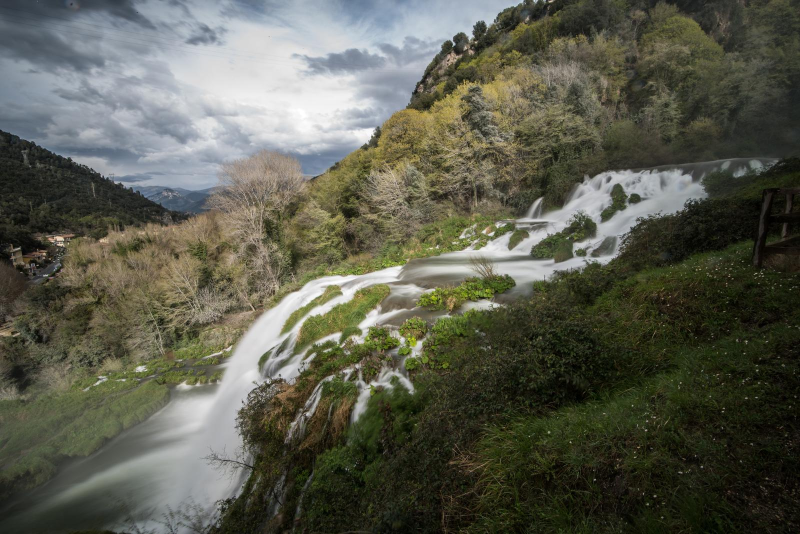
#> input picture images/foto/Cascata delle Marmore, Umbria$Marmore waterfall, Umbria.jpg, 1600 x 1068 px, given as the content of the folder ../foto_input, which was not available (shown at 1/2 size)
$ python prepare_free_pics.py
#> lines starting #> are read from the running program, lines starting #| are printed output that depends on the picture
import argparse
import os
import random
import re

from PIL import Image, UnidentifiedImageError

def read_input_photos():
	photo_list = os.listdir("../foto_input")
	random.shuffle(photo_list)
	return photo_list

def resize_photos(target_res, out_dir="foto"):
#> called with target_res = 1600, out_dir = 'foto'
	photos = []
	for file_name in read_input_photos():
		try:
			img = Image.open(os.path.join("../foto_input", file_name))
#> img is the input picture: PIL image 1600x1068 RGB; mean R, G, B 90.9, 92.1, 78.7
		except UnidentifiedImageError:
			continue

		img_width = img.size[0]
#> img_width = 1600
		img_height = img.size[1]
#> img_height = 1068

		portrait = True if img_height > img_width else False
#> portrait = False
		longest_res = img_height if portrait else img_width
#> longest_res = 1600
		resize_ratio = target_res/longest_res
#> resize_ratio = 1

		if longest_res < target_res * 1.1:
			pass

		new_width = int((float(img_width) * float(resize_ratio)))
#> new_width = 1600
		new_height = int((float(img_height) * float(resize_ratio)))
#> new_height = 1068
#> call 2 of resize_photos, with target_res = 640, out_dir = 'thumbs'
#> in resize_photos (call 2), `img = img.resize((new_width, new_height), Image.Resampling.LANCZOS)`:
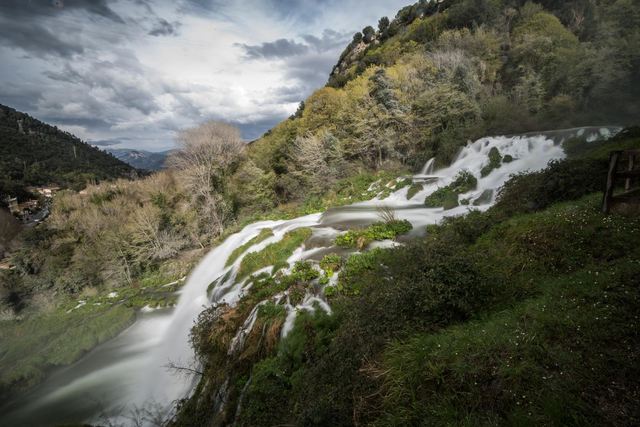
#> img: PIL image 640x427 RGB; mean R, G, B 90.9, 92.1, 78.7

		img = img.resize((new_width, new_height), Image.Resampling.LANCZOS)
		out_file = os.path.join(out_dir, file_name)
		img.save(out_file)
		photos.append(file_name)
		print(f"Saved {out_file}")
	return photos

def generate_html(photos):
	out_html = """
				<div id="wrapper" class="row">
					<div class="4u 12u$(mobile)">"""
	chunk_size = int(len(photos)/3)
	for idx, photo in enumerate(photos):
		desc_ita, desc_eng = re.match("(.*)\$(.*)\.jpg", photo, re.I).groups()
		desc_ita = re.sub("[0-9]+_", "", desc_ita)
		out_html = f"""{out_html}
						<article class="item thumb">
							<a href="../images/foto/{photo}" class="image fit"><img src="../images/placeholder.jpg" data-src="../images/thumbs/{photo}" alt="" /></a>
							<header>
								<h3 class="desc-it" style="display:none">{desc_ita}</h3>
								<h3 class="desc-en" style="display:none">{desc_eng}</h3>
							</header>
						</article>"""

		if (idx+1) % chunk_size == 0 and (idx+1) != len(photos):
			out_html = f"""{out_html}
					</div>
					<div class="4u 12u$(mobile)">"""
	out_html = f"""{out_html}
					</div>
				</div>"""

	with open("photos.html", "w") as f:
		f.write(out_html)


if __name__ == '__main__':
	argparser = argparse.ArgumentParser()
	argparser.add_argument('--target_res', default=1600)
	argparser.add_argument('--shuffle', action='store_true')
	args = argparser.parse_args()

	if args.shuffle:
		photo_list = read_input_photos()
	else:
		photo_list = resize_photos(int(args.target_res))
		resize_photos(int(args.target_res/2.5), out_dir="thumbs")
#> (the run stopped early here; a loop or call above may not have finished)

$ run again, on images/foto/pic09.jpg
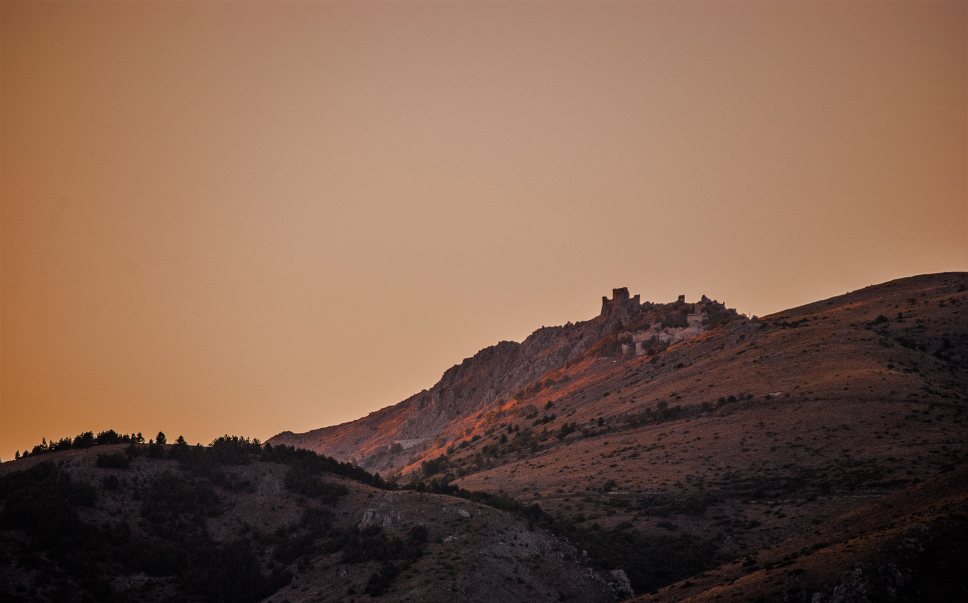
#> input picture images/foto/pic09.jpg, 3872 x 2411 px, given as the content of the folder ../foto_input, which was not available (shown at 1/4 size)
#> in resize_photos, img is the input picture: PIL image 3872x2411 RGB; mean R, G, B 125.4, 94.5, 76.9
#> img: PIL image 1600x996 RGB
#> in resize_photos (call 2), `img = img.resize((new_width, new_height), Image.Resampling.LANCZOS)`:
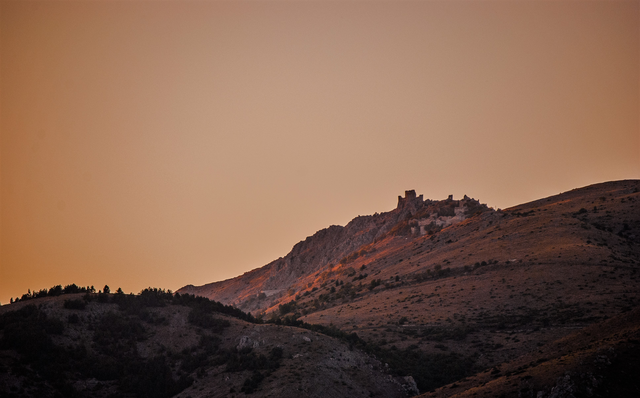
#> img: PIL image 640x398 RGB; mean R, G, B 125.4, 94.5, 76.9

$ run again, on images/foto/pic1.jpg
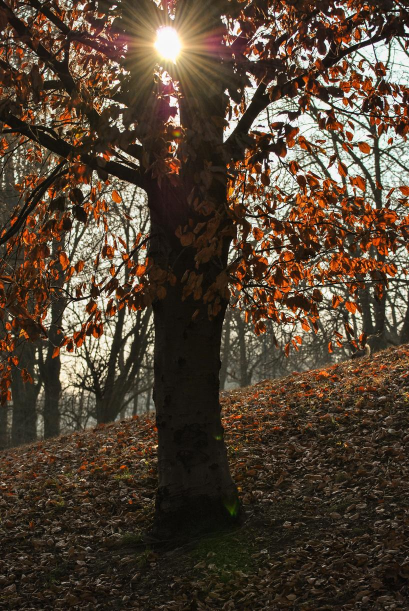
#> input picture images/foto/pic1.jpg, 818 x 1222 px, given as the content of the folder ../foto_input, which was not available (shown at 1/2 size)
#> in resize_photos, img is the input picture: PIL image 818x1222 RGB; mean R, G, B 81.5, 65.4, 50
#> in resize_photos, `img = img.resize((new_width, new_height), Image.Resampling.LANCZOS)`:
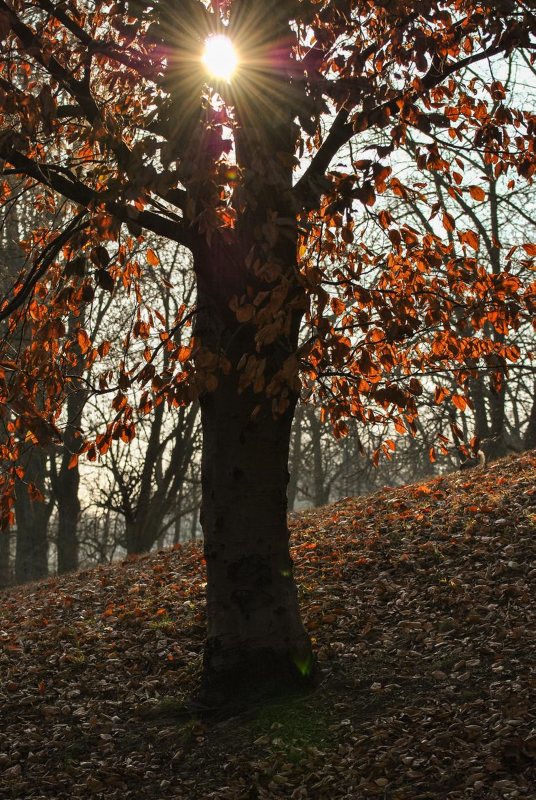
#> img: PIL image 1071x1600 RGB (shown at 1/2 size); mean R, G, B 81.5, 65.4, 50
#> in resize_photos (call 2), `img = img.resize((new_width, new_height), Image.Resampling.LANCZOS)`:
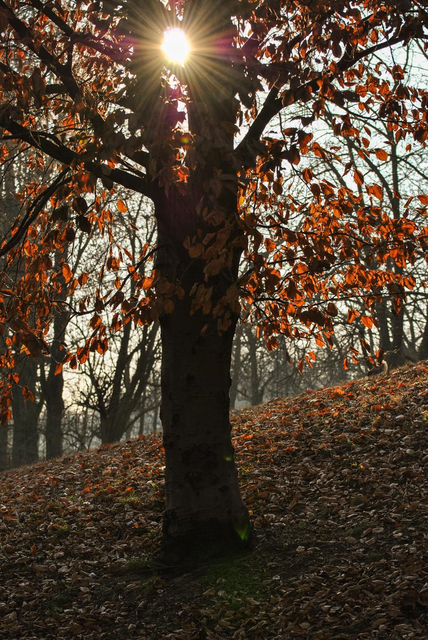
#> img: PIL image 428x640 RGB; mean R, G, B 81.5, 65.4, 50
